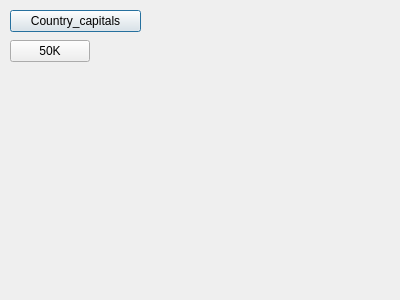
<?xml version="1.0" encoding="UTF-8"?>
<ui version="4.0">
 <class>Dialog</class>
 <widget class="QDialog" name="Dialog">
  <property name="geometry">
   <rect>
    <x>0</x>
    <y>0</y>
    <width>400</width>
    <height>300</height>
   </rect>
  </property>
  <property name="windowTitle">
   <string>Dialog</string>
  </property>
  <widget class="QPushButton" name="pushButton">
   <property name="geometry">
    <rect>
     <x>10</x>
     <y>10</y>
     <width>131</width>
     <height>22</height>
    </rect>
   </property>
   <property name="text">
    <string>Country_capitals</string>
   </property>
  </widget>
  <widget class="QPushButton" name="pushButton_2">
   <property name="geometry">
    <rect>
     <x>10</x>
     <y>40</y>
     <width>80</width>
     <height>22</height>
    </rect>
   </property>
   <property name="text">
    <string>50K</string>
   </property>
  </widget>
 </widget>
 <layoutdefault spacing="6" margin="11"/>
 <resources/>
 <connections/>
</ui>
